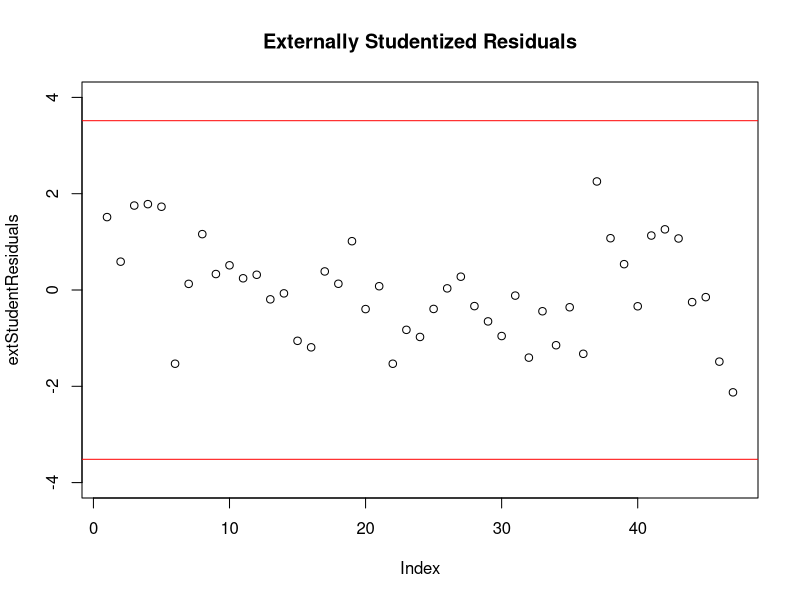
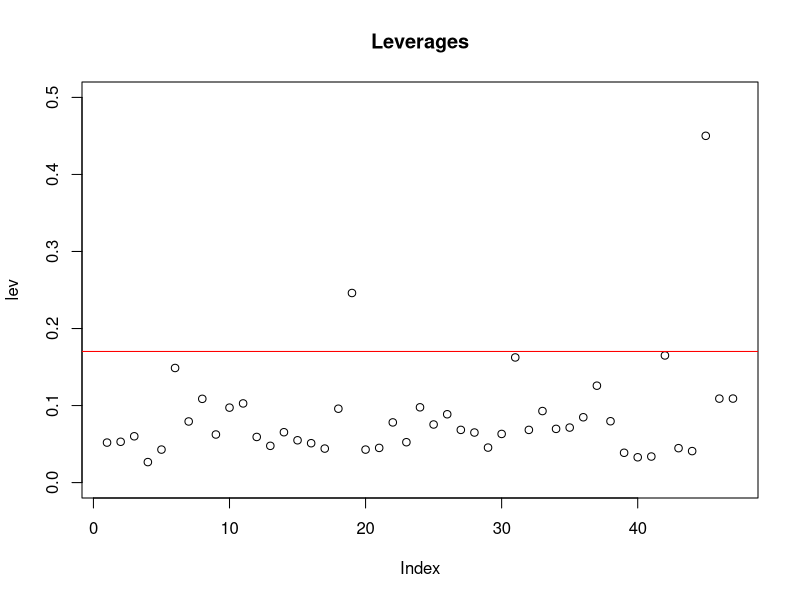

Here is the R script that generated these plots, in order:
## ---- chunk 1
library(ggplot2)

attach(swiss)
#?swiss

swissModel <- lm(Fertility ~ Education + Catholic + Infant.Mortality)


## ---- chunk 2

##residuals
#regResiduals <- swissModel$residuals # regular residuals

##studentized residuals
#studentResiduals <- rstandard(swissModel) # rstandard give studentized residuals == ri

##externally studentized residuals
extStudentResiduals <- rstudent(swissModel) # externally studentized 
## ---- chunk 3
n <- nrow(swiss)
p <- 4
##critical value using Bonferroni procedure
criticalValue <- qt(1-(0.05/(2*n)), n-p-1)
criticalValue

## ---- chunk 4
sort(extStudentResiduals)
plot.new()
plot(extStudentResiduals,main="Externally Studentized Residuals", ylim=c(-4,4))
abline(h=criticalValue, col="red")
abline(h=-criticalValue, col="red")

extStudentResiduals[abs(extStudentResiduals)>criticalValue]

## ---- chunk 5
lev <- lm.influence(swissModel)$hat
## ---- chunk 6

comparisonValue <- 2*p/n
comparisonValue

sort(lev)
## ---- chunk 7

plot(lev, main="Leverages", ylim=c(0,0.5))
abline(h=2*p/n, col="red")
## ---- chunk 8

DFFITS <- dffits(swissModel)
DFFITS[abs(DFFITS)>2*sqrt(p/n)] # how drastically fitted value changes with and without the presence of the observation
## ---- chunk 9
#DFBETAS - 
DFBETAS <- dfbetas(swissModel) # measures how estimated coefficients change without presence of the observation
DFBETAS[abs(DFBETAS)>2/sqrt(n)]
# how to find the data point
DFBETAS # can find that value with eyeballing
## ---- chunk 10
# COOKS considered how fitted values changes for all values (not just the observation) when data point is removed.
COOKS<-cooks.distance(swissModel)
COOKS[COOKS>qf(0.5,p,n-p)] # f distribution

## ---- chunk 11

# Knowns
n <- 19
p <- 2
MSE <- 40.13^2
ei <- 120.829070
hii <- 0.23960510

Si2 <- (((n-p) * MSE) - (ei^2/ (1 - hii))) / (n - p - 1)
print(paste("Sihat^2: ", Si2))

ti <- ei / sqrt((Si2 * (1-hii)))
print(paste("ti: ", ti))

## ---- chunk 12
criticalValue <- qt(1-(0.05/(2*n)), n-p-1)
print(paste("critical value for comparison: ", criticalValue))
## ---- chunk 13

leverageComparison <- (2 * p) / n
leverageComparison

## ---- chunk 14
#hii
#ti
DFFITSi6 <- (sqrt(hii / (1 - hii)) * ti)

print(paste("DFFITSi for observation 6: ", DFFITSi6))
## ---- chunk 15
#ei
#MSE
ri = ei / (sqrt(MSE * (1 - hii)))
#ri

Di = (ri^2 / p) * (hii / (1 - hii))

criticalValueCooks = qf(0.5,p,n-p)

print(paste("Cook's Distance for Observation 6: ", Di))
print(paste("Cook's Distance F Comparison: ", criticalValueCooks))

